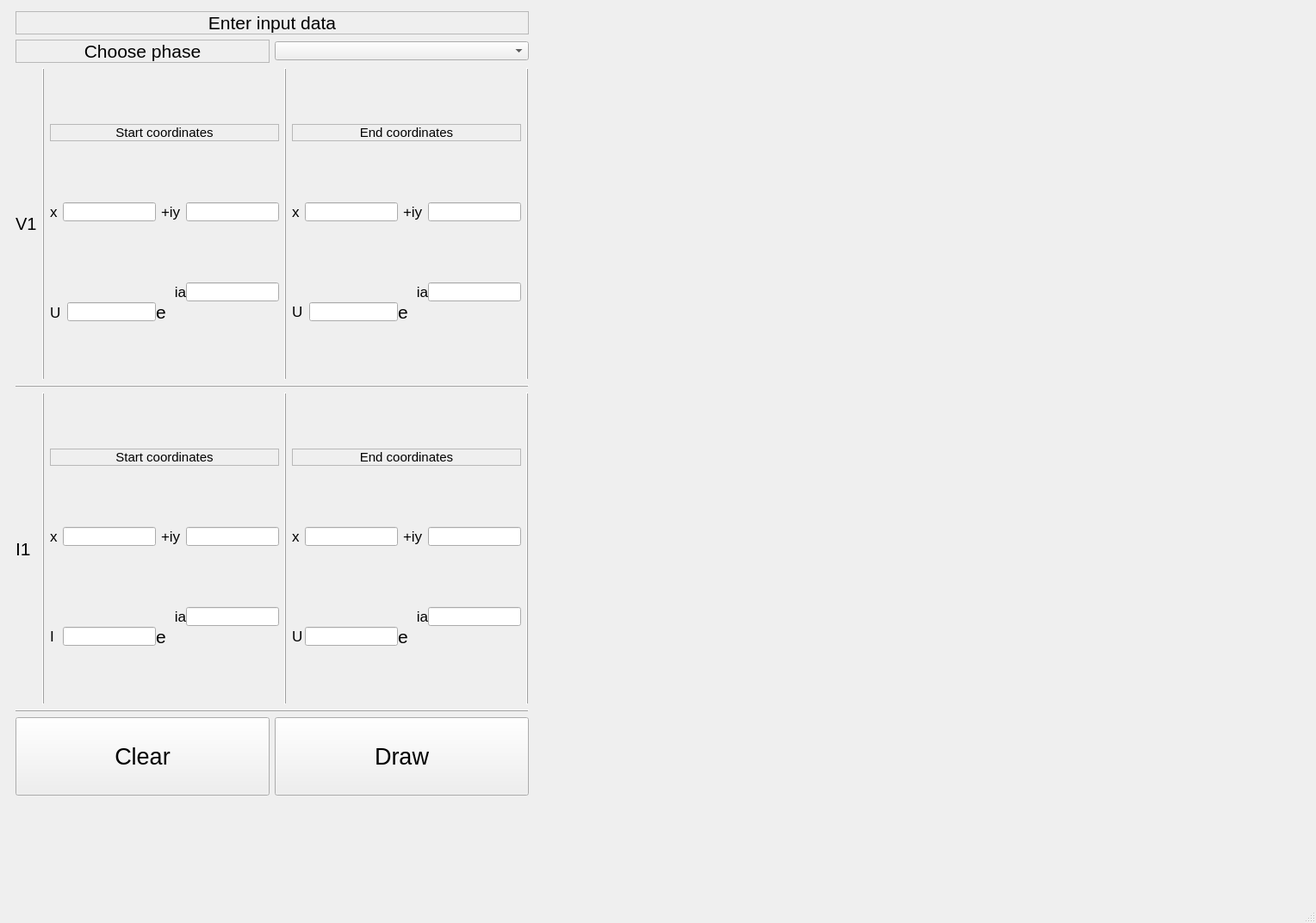
<?xml version="1.0" encoding="UTF-8"?>
<ui version="4.0">
 <class>DiagramWindow</class>
 <widget class="QMainWindow" name="DiagramWindow">
  <property name="geometry">
   <rect>
    <x>0</x>
    <y>0</y>
    <width>1528</width>
    <height>1072</height>
   </rect>
  </property>
  <property name="windowTitle">
   <string>MainWindow</string>
  </property>
  <widget class="QWidget" name="centralwidget">
   <widget class="QWidget" name="horizontalLayoutWidget_5">
    <property name="geometry">
     <rect>
      <x>18</x>
      <y>13</y>
      <width>1511</width>
      <height>911</height>
     </rect>
    </property>
    <layout class="QHBoxLayout" name="CentralLayout" stretch="2,5">
     <item>
      <layout class="QVBoxLayout" name="DataLayout" stretch="1,1,4,0,4,0,1">
       <item>
        <layout class="QHBoxLayout" name="EnterDataLayout">
         <item>
          <widget class="QLabel" name="EnterInputDataLabel">
           <property name="sizePolicy">
            <sizepolicy hsizetype="Preferred" vsizetype="Fixed">
             <horstretch>0</horstretch>
             <verstretch>0</verstretch>
            </sizepolicy>
           </property>
           <property name="font">
            <font>
             <pointsize>16</pointsize>
            </font>
           </property>
           <property name="frameShape">
            <enum>QFrame::StyledPanel</enum>
           </property>
           <property name="frameShadow">
            <enum>QFrame::Plain</enum>
           </property>
           <property name="text">
            <string>Enter input data</string>
           </property>
           <property name="alignment">
            <set>Qt::AlignCenter</set>
           </property>
          </widget>
         </item>
        </layout>
       </item>
       <item>
        <layout class="QHBoxLayout" name="ChoosePhaseLayout">
         <item>
          <widget class="QLabel" name="ChoosePhaseLabel">
           <property name="sizePolicy">
            <sizepolicy hsizetype="Preferred" vsizetype="Fixed">
             <horstretch>0</horstretch>
             <verstretch>0</verstretch>
            </sizepolicy>
           </property>
           <property name="font">
            <font>
             <pointsize>16</pointsize>
            </font>
           </property>
           <property name="frameShape">
            <enum>QFrame::StyledPanel</enum>
           </property>
           <property name="frameShadow">
            <enum>QFrame::Plain</enum>
           </property>
           <property name="text">
            <string>Choose phase</string>
           </property>
           <property name="alignment">
            <set>Qt::AlignCenter</set>
           </property>
          </widget>
         </item>
         <item>
          <widget class="QComboBox" name="ChoosePhaseComboBox"/>
         </item>
        </layout>
       </item>
       <item>
        <layout class="QHBoxLayout" name="V1Layout" stretch="1,0,5,0,5,0">
         <item>
          <widget class="QLabel" name="V1Label">
           <property name="sizePolicy">
            <sizepolicy hsizetype="Preferred" vsizetype="MinimumExpanding">
             <horstretch>0</horstretch>
             <verstretch>0</verstretch>
            </sizepolicy>
           </property>
           <property name="font">
            <font>
             <pointsize>15</pointsize>
            </font>
           </property>
           <property name="frameShape">
            <enum>QFrame::NoFrame</enum>
           </property>
           <property name="frameShadow">
            <enum>QFrame::Plain</enum>
           </property>
           <property name="text">
            <string>V1</string>
           </property>
          </widget>
         </item>
         <item>
          <widget class="QFrame" name="LeftV1Line">
           <property name="frameShape">
            <enum>QFrame::VLine</enum>
           </property>
           <property name="frameShadow">
            <enum>QFrame::Raised</enum>
           </property>
          </widget>
         </item>
         <item>
          <layout class="QVBoxLayout" name="V1StartLayout" stretch="1,1,2">
           <item>
            <widget class="QLabel" name="V1StartLabel">
             <property name="sizePolicy">
              <sizepolicy hsizetype="Expanding" vsizetype="Fixed">
               <horstretch>0</horstretch>
               <verstretch>0</verstretch>
              </sizepolicy>
             </property>
             <property name="font">
              <font>
               <pointsize>11</pointsize>
              </font>
             </property>
             <property name="frameShape">
              <enum>QFrame::StyledPanel</enum>
             </property>
             <property name="frameShadow">
              <enum>QFrame::Plain</enum>
             </property>
             <property name="text">
              <string>Start coordinates</string>
             </property>
             <property name="alignment">
              <set>Qt::AlignCenter</set>
             </property>
            </widget>
           </item>
           <item>
            <layout class="QHBoxLayout" name="V1GenStartLayout" stretch="0,0,0,0">
             <item>
              <widget class="QLabel" name="V1StartGenXLabel">
               <property name="sizePolicy">
                <sizepolicy hsizetype="Preferred" vsizetype="Fixed">
                 <horstretch>0</horstretch>
                 <verstretch>0</verstretch>
                </sizepolicy>
               </property>
               <property name="maximumSize">
                <size>
                 <width>15</width>
                 <height>16777215</height>
                </size>
               </property>
               <property name="font">
                <font>
                 <pointsize>13</pointsize>
                </font>
               </property>
               <property name="frameShape">
                <enum>QFrame::NoFrame</enum>
               </property>
               <property name="frameShadow">
                <enum>QFrame::Plain</enum>
               </property>
               <property name="text">
                <string>x</string>
               </property>
              </widget>
             </item>
             <item>
              <widget class="QLineEdit" name="V1StartGenXEdit">
               <property name="sizePolicy">
                <sizepolicy hsizetype="Minimum" vsizetype="Fixed">
                 <horstretch>0</horstretch>
                 <verstretch>0</verstretch>
                </sizepolicy>
               </property>
               <property name="maximumSize">
                <size>
                 <width>800</width>
                 <height>16777215</height>
                </size>
               </property>
              </widget>
             </item>
             <item>
              <widget class="QLabel" name="V1StartGenYLabel">
               <property name="sizePolicy">
                <sizepolicy hsizetype="Preferred" vsizetype="Fixed">
                 <horstretch>0</horstretch>
                 <verstretch>0</verstretch>
                </sizepolicy>
               </property>
               <property name="maximumSize">
                <size>
                 <width>30</width>
                 <height>16777215</height>
                </size>
               </property>
               <property name="font">
                <font>
                 <pointsize>13</pointsize>
                </font>
               </property>
               <property name="frameShape">
                <enum>QFrame::NoFrame</enum>
               </property>
               <property name="frameShadow">
                <enum>QFrame::Plain</enum>
               </property>
               <property name="text">
                <string>+iy</string>
               </property>
              </widget>
             </item>
             <item>
              <widget class="QLineEdit" name="V1StartGenYEdit">
               <property name="sizePolicy">
                <sizepolicy hsizetype="Minimum" vsizetype="Fixed">
                 <horstretch>0</horstretch>
                 <verstretch>0</verstretch>
                </sizepolicy>
               </property>
               <property name="maximumSize">
                <size>
                 <width>800</width>
                 <height>16777215</height>
                </size>
               </property>
              </widget>
             </item>
            </layout>
           </item>
           <item>
            <layout class="QVBoxLayout" name="V1ImagStartLayout">
             <property name="spacing">
              <number>0</number>
             </property>
             <item>
              <layout class="QHBoxLayout" name="V1ImagStartALayout" stretch="8,3">
               <property name="sizeConstraint">
                <enum>QLayout::SetFixedSize</enum>
               </property>
               <property name="leftMargin">
                <number>0</number>
               </property>
               <item>
                <widget class="QLabel" name="V1ImagStartALabel">
                 <property name="sizePolicy">
                  <sizepolicy hsizetype="Maximum" vsizetype="Fixed">
                   <horstretch>0</horstretch>
                   <verstretch>0</verstretch>
                  </sizepolicy>
                 </property>
                 <property name="maximumSize">
                  <size>
                   <width>1000</width>
                   <height>16777215</height>
                  </size>
                 </property>
                 <property name="font">
                  <font>
                   <pointsize>13</pointsize>
                  </font>
                 </property>
                 <property name="frameShape">
                  <enum>QFrame::NoFrame</enum>
                 </property>
                 <property name="frameShadow">
                  <enum>QFrame::Plain</enum>
                 </property>
                 <property name="text">
                  <string>   ia</string>
                 </property>
                 <property name="alignment">
                  <set>Qt::AlignRight|Qt::AlignTrailing|Qt::AlignVCenter</set>
                 </property>
                </widget>
               </item>
               <item>
                <widget class="QLineEdit" name="V1ImagStartAEdit">
                 <property name="sizePolicy">
                  <sizepolicy hsizetype="Minimum" vsizetype="Fixed">
                   <horstretch>0</horstretch>
                   <verstretch>0</verstretch>
                  </sizepolicy>
                 </property>
                 <property name="maximumSize">
                  <size>
                   <width>800</width>
                   <height>16777215</height>
                  </size>
                 </property>
                </widget>
               </item>
              </layout>
             </item>
             <item>
              <layout class="QHBoxLayout" name="V1ImagStartULayout" stretch="1,5,7">
               <item>
                <widget class="QLabel" name="V1ImagStartULabel">
                 <property name="sizePolicy">
                  <sizepolicy hsizetype="Ignored" vsizetype="Preferred">
                   <horstretch>0</horstretch>
                   <verstretch>0</verstretch>
                  </sizepolicy>
                 </property>
                 <property name="maximumSize">
                  <size>
                   <width>1000</width>
                   <height>16777215</height>
                  </size>
                 </property>
                 <property name="font">
                  <font>
                   <pointsize>13</pointsize>
                  </font>
                 </property>
                 <property name="frameShape">
                  <enum>QFrame::NoFrame</enum>
                 </property>
                 <property name="frameShadow">
                  <enum>QFrame::Plain</enum>
                 </property>
                 <property name="text">
                  <string>U</string>
                 </property>
                </widget>
               </item>
               <item>
                <widget class="QLineEdit" name="V1ImagStartUEdit">
                 <property name="sizePolicy">
                  <sizepolicy hsizetype="Ignored" vsizetype="Fixed">
                   <horstretch>0</horstretch>
                   <verstretch>0</verstretch>
                  </sizepolicy>
                 </property>
                 <property name="maximumSize">
                  <size>
                   <width>800</width>
                   <height>16777215</height>
                  </size>
                 </property>
                </widget>
               </item>
               <item>
                <widget class="QLabel" name="V1ImagStartELabel">
                 <property name="sizePolicy">
                  <sizepolicy hsizetype="Ignored" vsizetype="Fixed">
                   <horstretch>0</horstretch>
                   <verstretch>0</verstretch>
                  </sizepolicy>
                 </property>
                 <property name="maximumSize">
                  <size>
                   <width>1000</width>
                   <height>16777215</height>
                  </size>
                 </property>
                 <property name="font">
                  <font>
                   <pointsize>16</pointsize>
                  </font>
                 </property>
                 <property name="frameShape">
                  <enum>QFrame::NoFrame</enum>
                 </property>
                 <property name="frameShadow">
                  <enum>QFrame::Plain</enum>
                 </property>
                 <property name="text">
                  <string>e</string>
                 </property>
                </widget>
               </item>
              </layout>
             </item>
            </layout>
           </item>
          </layout>
         </item>
         <item>
          <widget class="QFrame" name="CentralV1Line">
           <property name="frameShape">
            <enum>QFrame::VLine</enum>
           </property>
           <property name="frameShadow">
            <enum>QFrame::Raised</enum>
           </property>
          </widget>
         </item>
         <item>
          <layout class="QVBoxLayout" name="V1EndLayout" stretch="1,1,2">
           <item>
            <widget class="QLabel" name="V1EndLabel">
             <property name="sizePolicy">
              <sizepolicy hsizetype="Expanding" vsizetype="Fixed">
               <horstretch>0</horstretch>
               <verstretch>0</verstretch>
              </sizepolicy>
             </property>
             <property name="font">
              <font>
               <pointsize>11</pointsize>
              </font>
             </property>
             <property name="frameShape">
              <enum>QFrame::StyledPanel</enum>
             </property>
             <property name="frameShadow">
              <enum>QFrame::Plain</enum>
             </property>
             <property name="text">
              <string>End coordinates</string>
             </property>
             <property name="alignment">
              <set>Qt::AlignCenter</set>
             </property>
            </widget>
           </item>
           <item>
            <layout class="QHBoxLayout" name="V1GenEndLayout">
             <item>
              <widget class="QLabel" name="V1EndGenXLabel">
               <property name="sizePolicy">
                <sizepolicy hsizetype="Preferred" vsizetype="Fixed">
                 <horstretch>0</horstretch>
                 <verstretch>0</verstretch>
                </sizepolicy>
               </property>
               <property name="maximumSize">
                <size>
                 <width>15</width>
                 <height>16777215</height>
                </size>
               </property>
               <property name="font">
                <font>
                 <pointsize>13</pointsize>
                </font>
               </property>
               <property name="frameShape">
                <enum>QFrame::NoFrame</enum>
               </property>
               <property name="frameShadow">
                <enum>QFrame::Plain</enum>
               </property>
               <property name="text">
                <string>x</string>
               </property>
              </widget>
             </item>
             <item>
              <widget class="QLineEdit" name="V1EndGenXEdit">
               <property name="sizePolicy">
                <sizepolicy hsizetype="Minimum" vsizetype="Fixed">
                 <horstretch>0</horstretch>
                 <verstretch>0</verstretch>
                </sizepolicy>
               </property>
               <property name="maximumSize">
                <size>
                 <width>800</width>
                 <height>16777215</height>
                </size>
               </property>
              </widget>
             </item>
             <item>
              <widget class="QLabel" name="V1EndGenYLabel">
               <property name="sizePolicy">
                <sizepolicy hsizetype="Preferred" vsizetype="Fixed">
                 <horstretch>0</horstretch>
                 <verstretch>0</verstretch>
                </sizepolicy>
               </property>
               <property name="maximumSize">
                <size>
                 <width>30</width>
                 <height>16777215</height>
                </size>
               </property>
               <property name="font">
                <font>
                 <pointsize>13</pointsize>
                </font>
               </property>
               <property name="frameShape">
                <enum>QFrame::NoFrame</enum>
               </property>
               <property name="frameShadow">
                <enum>QFrame::Plain</enum>
               </property>
               <property name="text">
                <string>+iy</string>
               </property>
              </widget>
             </item>
             <item>
              <widget class="QLineEdit" name="V1EndGenYEdit">
               <property name="sizePolicy">
                <sizepolicy hsizetype="Minimum" vsizetype="Fixed">
                 <horstretch>0</horstretch>
                 <verstretch>0</verstretch>
                </sizepolicy>
               </property>
               <property name="maximumSize">
                <size>
                 <width>800</width>
                 <height>16777215</height>
                </size>
               </property>
              </widget>
             </item>
            </layout>
           </item>
           <item>
            <layout class="QVBoxLayout" name="V1ImagEndLayout">
             <property name="spacing">
              <number>0</number>
             </property>
             <item>
              <layout class="QHBoxLayout" name="V1ImagEndALayout" stretch="8,3">
               <property name="sizeConstraint">
                <enum>QLayout::SetFixedSize</enum>
               </property>
               <property name="leftMargin">
                <number>0</number>
               </property>
               <item>
                <widget class="QLabel" name="V1ImagEndALabel">
                 <property name="sizePolicy">
                  <sizepolicy hsizetype="Maximum" vsizetype="Fixed">
                   <horstretch>0</horstretch>
                   <verstretch>0</verstretch>
                  </sizepolicy>
                 </property>
                 <property name="maximumSize">
                  <size>
                   <width>1000</width>
                   <height>16777215</height>
                  </size>
                 </property>
                 <property name="font">
                  <font>
                   <pointsize>13</pointsize>
                  </font>
                 </property>
                 <property name="frameShape">
                  <enum>QFrame::NoFrame</enum>
                 </property>
                 <property name="frameShadow">
                  <enum>QFrame::Plain</enum>
                 </property>
                 <property name="text">
                  <string>   ia</string>
                 </property>
                 <property name="alignment">
                  <set>Qt::AlignRight|Qt::AlignTrailing|Qt::AlignVCenter</set>
                 </property>
                </widget>
               </item>
               <item>
                <widget class="QLineEdit" name="V1ImagEndAEdit">
                 <property name="sizePolicy">
                  <sizepolicy hsizetype="Minimum" vsizetype="Fixed">
                   <horstretch>0</horstretch>
                   <verstretch>0</verstretch>
                  </sizepolicy>
                 </property>
                 <property name="maximumSize">
                  <size>
                   <width>800</width>
                   <height>16777215</height>
                  </size>
                 </property>
                </widget>
               </item>
              </layout>
             </item>
             <item>
              <layout class="QHBoxLayout" name="V1ImagEndULayout" stretch="1,5,7">
               <item>
                <widget class="QLabel" name="V1ImagEndULabel">
                 <property name="sizePolicy">
                  <sizepolicy hsizetype="Ignored" vsizetype="Fixed">
                   <horstretch>0</horstretch>
                   <verstretch>0</verstretch>
                  </sizepolicy>
                 </property>
                 <property name="maximumSize">
                  <size>
                   <width>1000</width>
                   <height>16777215</height>
                  </size>
                 </property>
                 <property name="font">
                  <font>
                   <pointsize>13</pointsize>
                  </font>
                 </property>
                 <property name="frameShape">
                  <enum>QFrame::NoFrame</enum>
                 </property>
                 <property name="frameShadow">
                  <enum>QFrame::Plain</enum>
                 </property>
                 <property name="text">
                  <string>U</string>
                 </property>
                </widget>
               </item>
               <item>
                <widget class="QLineEdit" name="V1ImagEndUEdit">
                 <property name="sizePolicy">
                  <sizepolicy hsizetype="Ignored" vsizetype="Fixed">
                   <horstretch>0</horstretch>
                   <verstretch>0</verstretch>
                  </sizepolicy>
                 </property>
                 <property name="maximumSize">
                  <size>
                   <width>800</width>
                   <height>16777215</height>
                  </size>
                 </property>
                </widget>
               </item>
               <item>
                <widget class="QLabel" name="V1ImagEndELabel">
                 <property name="sizePolicy">
                  <sizepolicy hsizetype="Ignored" vsizetype="Fixed">
                   <horstretch>0</horstretch>
                   <verstretch>0</verstretch>
                  </sizepolicy>
                 </property>
                 <property name="maximumSize">
                  <size>
                   <width>1000</width>
                   <height>16777215</height>
                  </size>
                 </property>
                 <property name="font">
                  <font>
                   <pointsize>16</pointsize>
                  </font>
                 </property>
                 <property name="frameShape">
                  <enum>QFrame::NoFrame</enum>
                 </property>
                 <property name="frameShadow">
                  <enum>QFrame::Plain</enum>
                 </property>
                 <property name="text">
                  <string>e</string>
                 </property>
                </widget>
               </item>
              </layout>
             </item>
            </layout>
           </item>
          </layout>
         </item>
         <item>
          <widget class="QFrame" name="RightV1Line">
           <property name="frameShape">
            <enum>QFrame::VLine</enum>
           </property>
           <property name="frameShadow">
            <enum>QFrame::Raised</enum>
           </property>
          </widget>
         </item>
        </layout>
       </item>
       <item>
        <widget class="QFrame" name="CentralLine">
         <property name="frameShape">
          <enum>QFrame::HLine</enum>
         </property>
         <property name="frameShadow">
          <enum>QFrame::Raised</enum>
         </property>
        </widget>
       </item>
       <item>
        <layout class="QHBoxLayout" name="I1Layout" stretch="1,0,5,0,5,0">
         <item>
          <widget class="QLabel" name="I1Label">
           <property name="sizePolicy">
            <sizepolicy hsizetype="Preferred" vsizetype="MinimumExpanding">
             <horstretch>0</horstretch>
             <verstretch>0</verstretch>
            </sizepolicy>
           </property>
           <property name="maximumSize">
            <size>
             <width>800</width>
             <height>16777215</height>
            </size>
           </property>
           <property name="font">
            <font>
             <pointsize>16</pointsize>
            </font>
           </property>
           <property name="frameShape">
            <enum>QFrame::NoFrame</enum>
           </property>
           <property name="frameShadow">
            <enum>QFrame::Plain</enum>
           </property>
           <property name="text">
            <string>I1</string>
           </property>
          </widget>
         </item>
         <item>
          <widget class="QFrame" name="LeftI1Line">
           <property name="frameShape">
            <enum>QFrame::VLine</enum>
           </property>
           <property name="frameShadow">
            <enum>QFrame::Raised</enum>
           </property>
          </widget>
         </item>
         <item>
          <layout class="QVBoxLayout" name="I1StartLayout" stretch="1,1,2">
           <item>
            <widget class="QLabel" name="I1StartLabel">
             <property name="sizePolicy">
              <sizepolicy hsizetype="Preferred" vsizetype="Fixed">
               <horstretch>0</horstretch>
               <verstretch>0</verstretch>
              </sizepolicy>
             </property>
             <property name="font">
              <font>
               <pointsize>11</pointsize>
              </font>
             </property>
             <property name="frameShape">
              <enum>QFrame::StyledPanel</enum>
             </property>
             <property name="frameShadow">
              <enum>QFrame::Plain</enum>
             </property>
             <property name="text">
              <string>Start coordinates</string>
             </property>
             <property name="alignment">
              <set>Qt::AlignCenter</set>
             </property>
            </widget>
           </item>
           <item>
            <layout class="QHBoxLayout" name="I1GenStartLayout">
             <item>
              <widget class="QLabel" name="I1StartGenXLabel">
               <property name="sizePolicy">
                <sizepolicy hsizetype="Preferred" vsizetype="Fixed">
                 <horstretch>0</horstretch>
                 <verstretch>0</verstretch>
                </sizepolicy>
               </property>
               <property name="maximumSize">
                <size>
                 <width>15</width>
                 <height>16777215</height>
                </size>
               </property>
               <property name="font">
                <font>
                 <pointsize>13</pointsize>
                </font>
               </property>
               <property name="frameShape">
                <enum>QFrame::NoFrame</enum>
               </property>
               <property name="frameShadow">
                <enum>QFrame::Plain</enum>
               </property>
               <property name="text">
                <string>x</string>
               </property>
              </widget>
             </item>
             <item>
              <widget class="QLineEdit" name="I1StartGenXEdit">
               <property name="sizePolicy">
                <sizepolicy hsizetype="Minimum" vsizetype="Fixed">
                 <horstretch>0</horstretch>
                 <verstretch>0</verstretch>
                </sizepolicy>
               </property>
               <property name="maximumSize">
                <size>
                 <width>800</width>
                 <height>16777215</height>
                </size>
               </property>
              </widget>
             </item>
             <item>
              <widget class="QLabel" name="I1StartGenYLabel">
               <property name="sizePolicy">
                <sizepolicy hsizetype="Preferred" vsizetype="Fixed">
                 <horstretch>0</horstretch>
                 <verstretch>0</verstretch>
                </sizepolicy>
               </property>
               <property name="maximumSize">
                <size>
                 <width>30</width>
                 <height>16777215</height>
                </size>
               </property>
               <property name="font">
                <font>
                 <pointsize>13</pointsize>
                </font>
               </property>
               <property name="frameShape">
                <enum>QFrame::NoFrame</enum>
               </property>
               <property name="frameShadow">
                <enum>QFrame::Plain</enum>
               </property>
               <property name="text">
                <string>+iy</string>
               </property>
              </widget>
             </item>
             <item>
              <widget class="QLineEdit" name="I1StartGenYEdit">
               <property name="sizePolicy">
                <sizepolicy hsizetype="Minimum" vsizetype="Fixed">
                 <horstretch>0</horstretch>
                 <verstretch>0</verstretch>
                </sizepolicy>
               </property>
               <property name="maximumSize">
                <size>
                 <width>800</width>
                 <height>16777215</height>
                </size>
               </property>
              </widget>
             </item>
            </layout>
           </item>
           <item>
            <layout class="QVBoxLayout" name="I1ImagStartLayout">
             <property name="spacing">
              <number>0</number>
             </property>
             <item>
              <layout class="QHBoxLayout" name="I1ImagStartALayout" stretch="8,3">
               <item>
                <widget class="QLabel" name="I1ImagStartALabel">
                 <property name="sizePolicy">
                  <sizepolicy hsizetype="Preferred" vsizetype="Fixed">
                   <horstretch>0</horstretch>
                   <verstretch>0</verstretch>
                  </sizepolicy>
                 </property>
                 <property name="maximumSize">
                  <size>
                   <width>800</width>
                   <height>16777215</height>
                  </size>
                 </property>
                 <property name="font">
                  <font>
                   <pointsize>13</pointsize>
                  </font>
                 </property>
                 <property name="frameShape">
                  <enum>QFrame::NoFrame</enum>
                 </property>
                 <property name="frameShadow">
                  <enum>QFrame::Plain</enum>
                 </property>
                 <property name="text">
                  <string>      ia</string>
                 </property>
                 <property name="alignment">
                  <set>Qt::AlignRight|Qt::AlignTrailing|Qt::AlignVCenter</set>
                 </property>
                </widget>
               </item>
               <item>
                <widget class="QLineEdit" name="I1ImagStartAEditl">
                 <property name="sizePolicy">
                  <sizepolicy hsizetype="Minimum" vsizetype="Fixed">
                   <horstretch>0</horstretch>
                   <verstretch>0</verstretch>
                  </sizepolicy>
                 </property>
                 <property name="maximumSize">
                  <size>
                   <width>800</width>
                   <height>16777215</height>
                  </size>
                 </property>
                </widget>
               </item>
              </layout>
             </item>
             <item>
              <layout class="QHBoxLayout" name="I1ImagStartULayout" stretch="1,5,7">
               <item>
                <widget class="QLabel" name="I1ImagStartULabel">
                 <property name="sizePolicy">
                  <sizepolicy hsizetype="Preferred" vsizetype="Fixed">
                   <horstretch>0</horstretch>
                   <verstretch>0</verstretch>
                  </sizepolicy>
                 </property>
                 <property name="maximumSize">
                  <size>
                   <width>15</width>
                   <height>16777215</height>
                  </size>
                 </property>
                 <property name="font">
                  <font>
                   <pointsize>13</pointsize>
                  </font>
                 </property>
                 <property name="frameShape">
                  <enum>QFrame::NoFrame</enum>
                 </property>
                 <property name="frameShadow">
                  <enum>QFrame::Plain</enum>
                 </property>
                 <property name="text">
                  <string>I</string>
                 </property>
                </widget>
               </item>
               <item>
                <widget class="QLineEdit" name="I1ImagStartUEdit">
                 <property name="sizePolicy">
                  <sizepolicy hsizetype="Minimum" vsizetype="Fixed">
                   <horstretch>0</horstretch>
                   <verstretch>0</verstretch>
                  </sizepolicy>
                 </property>
                 <property name="maximumSize">
                  <size>
                   <width>800</width>
                   <height>16777215</height>
                  </size>
                 </property>
                </widget>
               </item>
               <item>
                <widget class="QLabel" name="I1ImagStartELabel">
                 <property name="sizePolicy">
                  <sizepolicy hsizetype="Preferred" vsizetype="Fixed">
                   <horstretch>0</horstretch>
                   <verstretch>0</verstretch>
                  </sizepolicy>
                 </property>
                 <property name="maximumSize">
                  <size>
                   <width>800</width>
                   <height>16777215</height>
                  </size>
                 </property>
                 <property name="font">
                  <font>
                   <pointsize>16</pointsize>
                  </font>
                 </property>
                 <property name="frameShape">
                  <enum>QFrame::NoFrame</enum>
                 </property>
                 <property name="frameShadow">
                  <enum>QFrame::Plain</enum>
                 </property>
                 <property name="text">
                  <string>e</string>
                 </property>
                </widget>
               </item>
              </layout>
             </item>
            </layout>
           </item>
          </layout>
         </item>
         <item>
          <widget class="QFrame" name="Central1Line">
           <property name="frameShape">
            <enum>QFrame::VLine</enum>
           </property>
           <property name="frameShadow">
            <enum>QFrame::Raised</enum>
           </property>
          </widget>
         </item>
         <item>
          <layout class="QVBoxLayout" name="I1EndLayout" stretch="1,1,2">
           <item>
            <widget class="QLabel" name="I1EndLabel">
             <property name="sizePolicy">
              <sizepolicy hsizetype="Preferred" vsizetype="Fixed">
               <horstretch>0</horstretch>
               <verstretch>0</verstretch>
              </sizepolicy>
             </property>
             <property name="font">
              <font>
               <pointsize>11</pointsize>
              </font>
             </property>
             <property name="frameShape">
              <enum>QFrame::StyledPanel</enum>
             </property>
             <property name="frameShadow">
              <enum>QFrame::Plain</enum>
             </property>
             <property name="text">
              <string>End coordinates</string>
             </property>
             <property name="alignment">
              <set>Qt::AlignCenter</set>
             </property>
            </widget>
           </item>
           <item>
            <layout class="QHBoxLayout" name="I1GenEndLayout">
             <item>
              <widget class="QLabel" name="I1EndGenXLabel">
               <property name="sizePolicy">
                <sizepolicy hsizetype="Preferred" vsizetype="Fixed">
                 <horstretch>0</horstretch>
                 <verstretch>0</verstretch>
                </sizepolicy>
               </property>
               <property name="maximumSize">
                <size>
                 <width>15</width>
                 <height>16777215</height>
                </size>
               </property>
               <property name="font">
                <font>
                 <pointsize>13</pointsize>
                </font>
               </property>
               <property name="frameShape">
                <enum>QFrame::NoFrame</enum>
               </property>
               <property name="frameShadow">
                <enum>QFrame::Plain</enum>
               </property>
               <property name="text">
                <string>x</string>
               </property>
              </widget>
             </item>
             <item>
              <widget class="QLineEdit" name="I1EndGenXEdit">
               <property name="sizePolicy">
                <sizepolicy hsizetype="Minimum" vsizetype="Fixed">
                 <horstretch>0</horstretch>
                 <verstretch>0</verstretch>
                </sizepolicy>
               </property>
               <property name="maximumSize">
                <size>
                 <width>800</width>
                 <height>16777215</height>
                </size>
               </property>
              </widget>
             </item>
             <item>
              <widget class="QLabel" name="I1EndGenYLabel">
               <property name="sizePolicy">
                <sizepolicy hsizetype="Preferred" vsizetype="Fixed">
                 <horstretch>0</horstretch>
                 <verstretch>0</verstretch>
                </sizepolicy>
               </property>
               <property name="maximumSize">
                <size>
                 <width>30</width>
                 <height>16777215</height>
                </size>
               </property>
               <property name="font">
                <font>
                 <pointsize>13</pointsize>
                </font>
               </property>
               <property name="frameShape">
                <enum>QFrame::NoFrame</enum>
               </property>
               <property name="frameShadow">
                <enum>QFrame::Plain</enum>
               </property>
               <property name="text">
                <string>+iy</string>
               </property>
              </widget>
             </item>
             <item>
              <widget class="QLineEdit" name="I1EndGenYEdit">
               <property name="sizePolicy">
                <sizepolicy hsizetype="Minimum" vsizetype="Fixed">
                 <horstretch>0</horstretch>
                 <verstretch>0</verstretch>
                </sizepolicy>
               </property>
               <property name="maximumSize">
                <size>
                 <width>800</width>
                 <height>16777215</height>
                </size>
               </property>
              </widget>
             </item>
            </layout>
           </item>
           <item>
            <layout class="QVBoxLayout" name="I1ImagEndLayout">
             <property name="spacing">
              <number>0</number>
             </property>
             <item>
              <layout class="QHBoxLayout" name="I1ImagEndALayout" stretch="8,3">
               <item>
                <widget class="QLabel" name="I1ImagEndALabel">
                 <property name="sizePolicy">
                  <sizepolicy hsizetype="Preferred" vsizetype="Fixed">
                   <horstretch>0</horstretch>
                   <verstretch>0</verstretch>
                  </sizepolicy>
                 </property>
                 <property name="maximumSize">
                  <size>
                   <width>800</width>
                   <height>16777215</height>
                  </size>
                 </property>
                 <property name="font">
                  <font>
                   <pointsize>13</pointsize>
                  </font>
                 </property>
                 <property name="frameShape">
                  <enum>QFrame::NoFrame</enum>
                 </property>
                 <property name="frameShadow">
                  <enum>QFrame::Plain</enum>
                 </property>
                 <property name="text">
                  <string>      ia</string>
                 </property>
                 <property name="alignment">
                  <set>Qt::AlignRight|Qt::AlignTrailing|Qt::AlignVCenter</set>
                 </property>
                </widget>
               </item>
               <item>
                <widget class="QLineEdit" name="I1ImagEndAEdit">
                 <property name="sizePolicy">
                  <sizepolicy hsizetype="Minimum" vsizetype="Fixed">
                   <horstretch>0</horstretch>
                   <verstretch>0</verstretch>
                  </sizepolicy>
                 </property>
                 <property name="maximumSize">
                  <size>
                   <width>800</width>
                   <height>16777215</height>
                  </size>
                 </property>
                </widget>
               </item>
              </layout>
             </item>
             <item>
              <layout class="QHBoxLayout" name="I1ImagEndULayout" stretch="1,5,7">
               <item>
                <widget class="QLabel" name="I1ImagEndULabel">
                 <property name="sizePolicy">
                  <sizepolicy hsizetype="Preferred" vsizetype="Fixed">
                   <horstretch>0</horstretch>
                   <verstretch>0</verstretch>
                  </sizepolicy>
                 </property>
                 <property name="maximumSize">
                  <size>
                   <width>15</width>
                   <height>16777215</height>
                  </size>
                 </property>
                 <property name="font">
                  <font>
                   <pointsize>13</pointsize>
                  </font>
                 </property>
                 <property name="frameShape">
                  <enum>QFrame::NoFrame</enum>
                 </property>
                 <property name="frameShadow">
                  <enum>QFrame::Plain</enum>
                 </property>
                 <property name="text">
                  <string>U</string>
                 </property>
                </widget>
               </item>
               <item>
                <widget class="QLineEdit" name="I1ImagEndUEdit">
                 <property name="sizePolicy">
                  <sizepolicy hsizetype="Minimum" vsizetype="Fixed">
                   <horstretch>0</horstretch>
                   <verstretch>0</verstretch>
                  </sizepolicy>
                 </property>
                 <property name="maximumSize">
                  <size>
                   <width>800</width>
                   <height>16777215</height>
                  </size>
                 </property>
                </widget>
               </item>
               <item>
                <widget class="QLabel" name="I1ImagEndELabel">
                 <property name="sizePolicy">
                  <sizepolicy hsizetype="Preferred" vsizetype="Fixed">
                   <horstretch>0</horstretch>
                   <verstretch>0</verstretch>
                  </sizepolicy>
                 </property>
                 <property name="maximumSize">
                  <size>
                   <width>800</width>
                   <height>16777215</height>
                  </size>
                 </property>
                 <property name="font">
                  <font>
                   <pointsize>16</pointsize>
                  </font>
                 </property>
                 <property name="frameShape">
                  <enum>QFrame::NoFrame</enum>
                 </property>
                 <property name="frameShadow">
                  <enum>QFrame::Plain</enum>
                 </property>
                 <property name="text">
                  <string>e</string>
                 </property>
                </widget>
               </item>
              </layout>
             </item>
            </layout>
           </item>
          </layout>
         </item>
         <item>
          <widget class="QFrame" name="RightI1Line">
           <property name="frameShape">
            <enum>QFrame::VLine</enum>
           </property>
           <property name="frameShadow">
            <enum>QFrame::Raised</enum>
           </property>
          </widget>
         </item>
        </layout>
       </item>
       <item>
        <widget class="QFrame" name="Bottomline">
         <property name="frameShape">
          <enum>QFrame::HLine</enum>
         </property>
         <property name="frameShadow">
          <enum>QFrame::Raised</enum>
         </property>
        </widget>
       </item>
       <item>
        <layout class="QHBoxLayout" name="ButtonLayout" stretch="3,3">
         <item>
          <widget class="QPushButton" name="ClearBtn">
           <property name="sizePolicy">
            <sizepolicy hsizetype="MinimumExpanding" vsizetype="Expanding">
             <horstretch>0</horstretch>
             <verstretch>0</verstretch>
            </sizepolicy>
           </property>
           <property name="font">
            <font>
             <pointsize>20</pointsize>
            </font>
           </property>
           <property name="text">
            <string>Clear</string>
           </property>
          </widget>
         </item>
         <item>
          <widget class="QPushButton" name="DrawBtn">
           <property name="sizePolicy">
            <sizepolicy hsizetype="MinimumExpanding" vsizetype="Expanding">
             <horstretch>0</horstretch>
             <verstretch>0</verstretch>
            </sizepolicy>
           </property>
           <property name="font">
            <font>
             <pointsize>20</pointsize>
            </font>
           </property>
           <property name="text">
            <string>Draw</string>
           </property>
          </widget>
         </item>
        </layout>
       </item>
      </layout>
     </item>
     <item>
      <layout class="QVBoxLayout" name="PlotLayout">
       <property name="sizeConstraint">
        <enum>QLayout::SetMaximumSize</enum>
       </property>
       <item>
        <widget class="DiagramPlot" name="PlotDiagram" native="true">
         <property name="sizePolicy">
          <sizepolicy hsizetype="Expanding" vsizetype="Expanding">
           <horstretch>0</horstretch>
           <verstretch>0</verstretch>
          </sizepolicy>
         </property>
        </widget>
       </item>
      </layout>
     </item>
    </layout>
   </widget>
  </widget>
  <widget class="QMenuBar" name="menubar">
   <property name="geometry">
    <rect>
     <x>0</x>
     <y>0</y>
     <width>1528</width>
     <height>17</height>
    </rect>
   </property>
  </widget>
  <widget class="QStatusBar" name="statusbar"/>
 </widget>
 <customwidgets>
  <customwidget>
   <class>DiagramPlot</class>
   <extends>QWidget</extends>
   <header location="global">view/diagramplot.h</header>
   <container>1</container>
  </customwidget>
 </customwidgets>
 <resources/>
 <connections/>
</ui>
